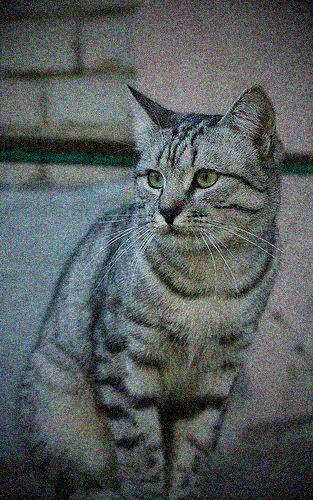
#> input picture exercises_01/Exercise_1.2/cat_01_vignetted.jpg, 313 x 500 px
$ python vignetting_example.py   (older library calls are emulated)
#> lines starting #> are read from the running program, lines starting #| are printed output that depends on the picture
#> further down, img is the input picture: shape (500, 313, 3); mean R, G, B 86.9, 92.9, 93.9
#!/usr/bin/python

# Example code to demonstrate vignetting. Of course, parameters are different
# to the training/test images provided with the exercise.

import numpy as np
from scipy.misc import imread, imresize
import matplotlib.pyplot as plt
import code


# function for vignetting, hard-coded parameters (I'm lazy)
def vignetting( I ):

    '''
    a0 = 1.0
    a1 = -0.3
    a2 = 0.05
    a3 = -0.25
    a4 = -0.4
    a5 = -0.05
    a6 = 0.1
    '''

    [a0,a1,a2,a3,a4,a5,a6,a7] = [0.96725887, -0.15805617, 0.42861691, -0.52531856, -0.97843331,-0.043388, -0.30630532, 0.81417495]

    # compute vignetting factor on complete grid
    W = I.shape[1]
#> W = 313
    H = I.shape[0]
#> H = 500
    wc = W/2
#> wc = 156.5
    hc = H/2
#> hc = 250

    xv,yv = np.meshgrid( np.arange( W ) - wc, np.arange( H ) - hc)

    r = np.sqrt( xv ** 2 + yv ** 2 ) / np.sqrt( wc**2 + hc**2 )
    s = a0 + a1*r + a2* (r **2 ) + a3 * (r ** 3) + a4 * (r ** 4) + a5 * (r**5) + a6 * (r**6) + a7 * (r**7) # and so on

    #code.interact( local=locals() )

    J = np.zeros( I.shape, np.float32 )
    J[ :,:,0 ] = I[ :,:,0 ] / s
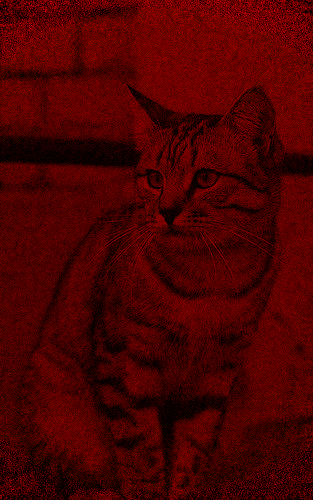
#> J: shape (500, 313, 3) float32; mean R, G, B 113.8, 0, 0; drawn with min black and max white
    J[ :,:,1 ] = I[ :,:,1 ] / s
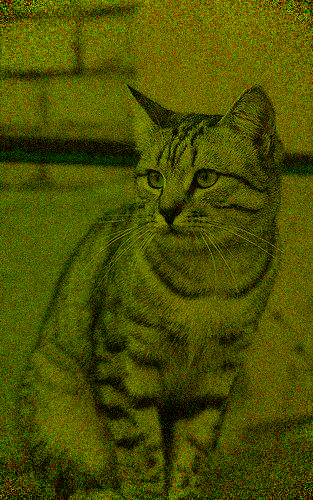
#> J: shape (500, 313, 3) float32; mean R, G, B 113.8, 121, 0; drawn with min black and max white
    J[ :,:,2 ] = I[ :,:,2 ] / s
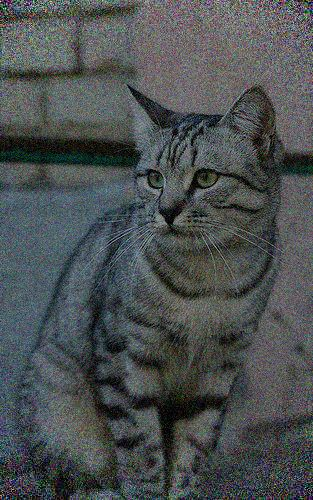
#> J: shape (500, 313, 3) float32; mean R, G, B 113.8, 121, 122.3; drawn with min black and max white
    return J


# BEGIN MAIN PROGRAM
img = imread('Exercise_1.2/cat_01_vignetted.jpg')
img_vignetted = vignetting( img )

# Show the original image
plt.subplot(1, 2, 1)
plt.imshow(img)

# Show the tinted image
plt.subplot(1, 2, 2)

# A slight gotcha with imshow is that it might give strange results
# if presented with data that is not uint8. To work around this, we
# explicitly cast the image to uint8 before displaying it.
plt.imshow(np.uint8(img_vignetted))
plt.show()
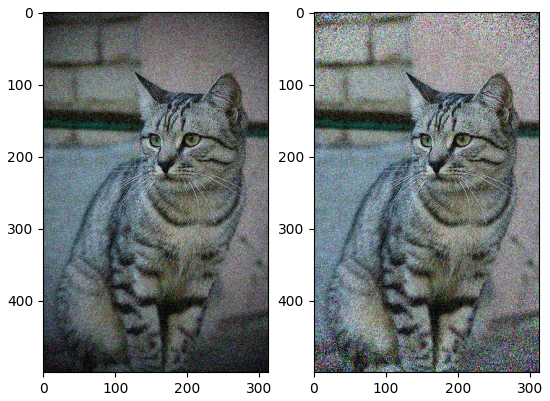
#> figure drawn by matplotlib, 2 panels

$ run again, with exercises_01/Exercise_1.2/cat_02_vignetted.jpg copied over exercises_01/Exercise_1.2/cat_01_vignetted.jpg
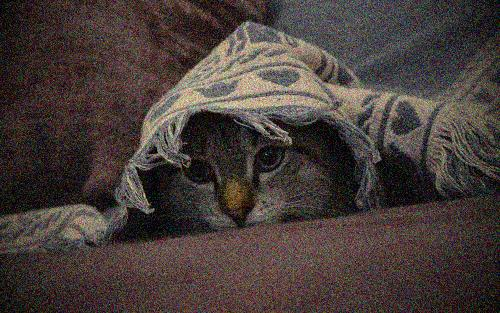
#> input picture exercises_01/Exercise_1.2/cat_02_vignetted.jpg, 500 x 313 px
#> img is the input picture: shape (313, 500, 3); mean R, G, B 71.3, 61, 57.8
#> in vignetting, `J[ :,:,1 ] = I[ :,:,1 ] / s`:
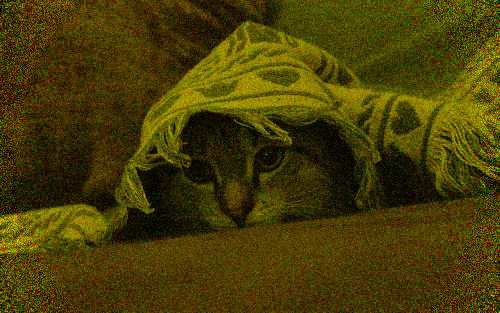
#> J: shape (313, 500, 3) float32; mean R, G, B 93.4, 79.7, 0; drawn with min black and max white
#> `plt.show()`:
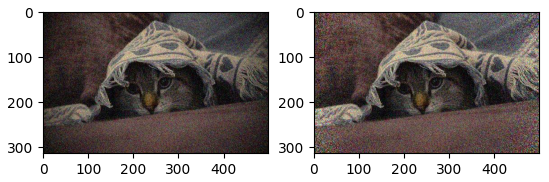
#> figure drawn by matplotlib, 2 panels

$ run again, with exercises_01/Exercise_1.2/cat_03_vignetted.jpg copied over exercises_01/Exercise_1.2/cat_01_vignetted.jpg
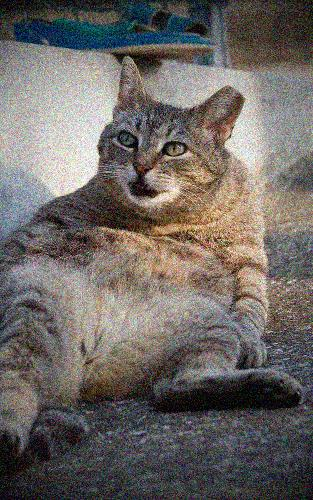
#> input picture exercises_01/Exercise_1.2/cat_03_vignetted.jpg, 313 x 500 px
#> img is the input picture: shape (500, 313, 3); mean R, G, B 109.4, 103.8, 100.2
#> in vignetting, `J[ :,:,2 ] = I[ :,:,2 ] / s`:
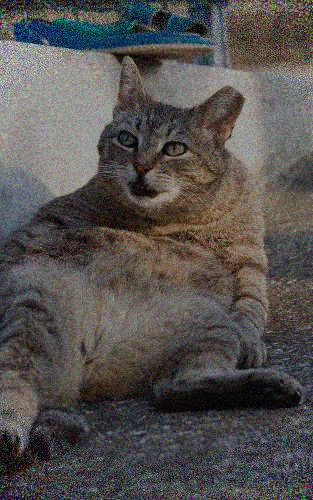
#> J: shape (500, 313, 3) float32; mean R, G, B 138.8, 133.2, 129.9; drawn with min black and max white
#> `plt.show()`:
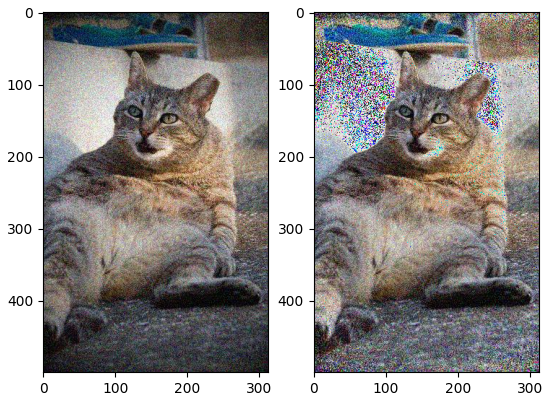
#> figure drawn by matplotlib, 2 panels

$ run again, with exercises_01/Exercise_1.2/cat_04_vignetted.jpg copied over exercises_01/Exercise_1.2/cat_01_vignetted.jpg
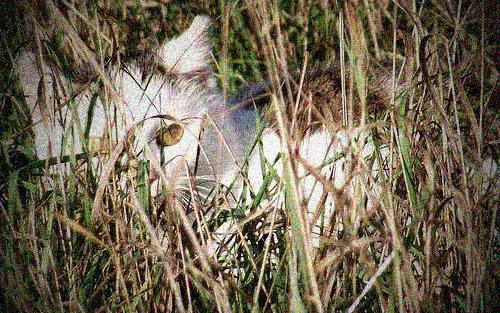
#> input picture exercises_01/Exercise_1.2/cat_04_vignetted.jpg, 500 x 313 px
#> img is the input picture: shape (313, 500, 3); mean R, G, B 114.9, 103.7, 84.6
#> in vignetting, `J[ :,:,2 ] = I[ :,:,2 ] / s`:
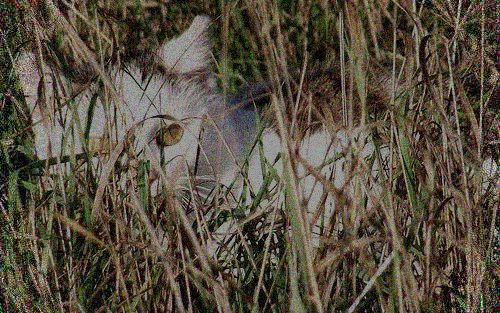
#> J: shape (313, 500, 3) float32; mean R, G, B 145.7, 131.3, 106.1; drawn with min black and max white
#> `plt.show()`:
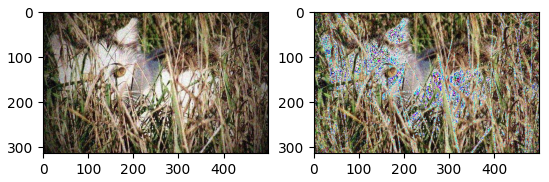
#> figure drawn by matplotlib, 2 panels
